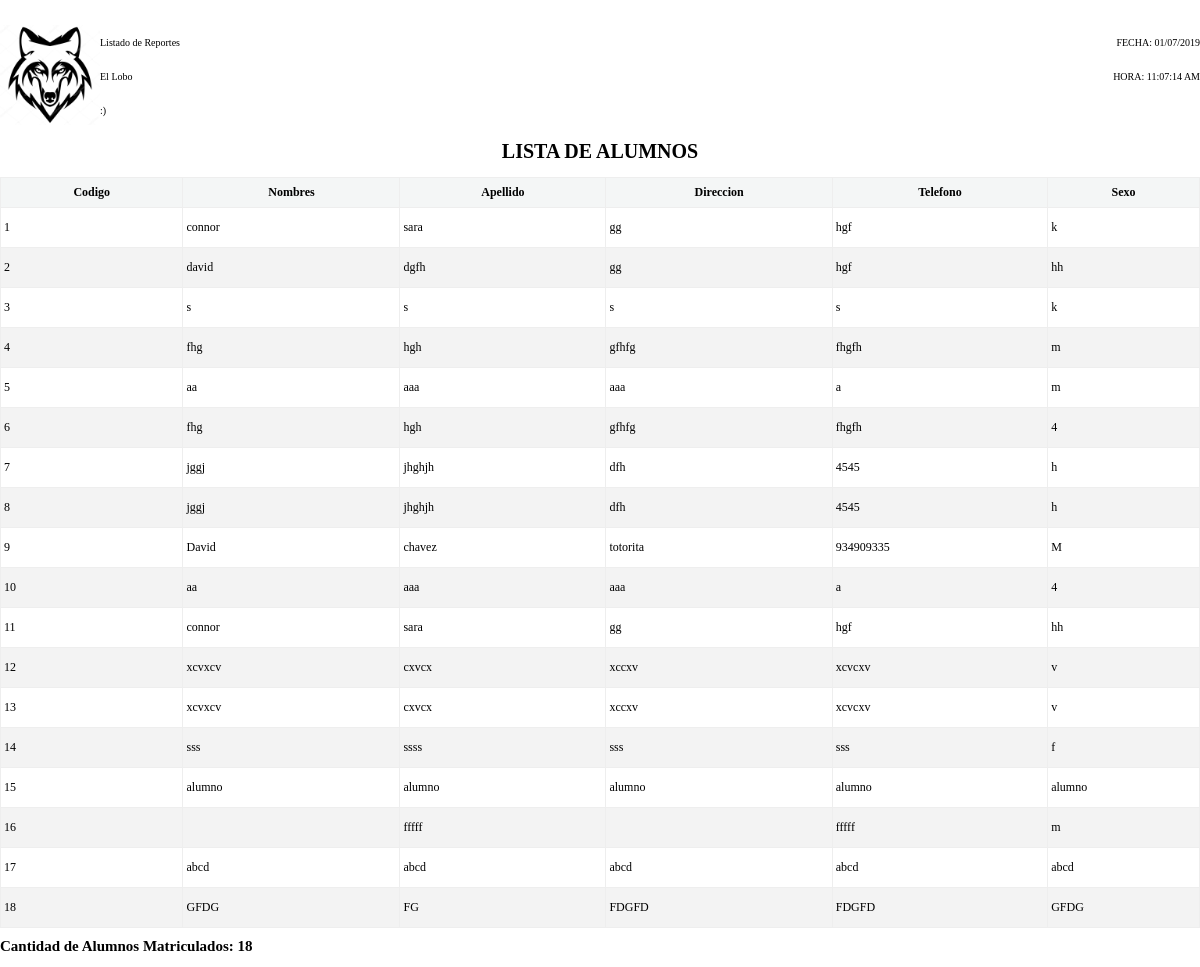
Before: /app/views/list-reporte.php with the older database file.
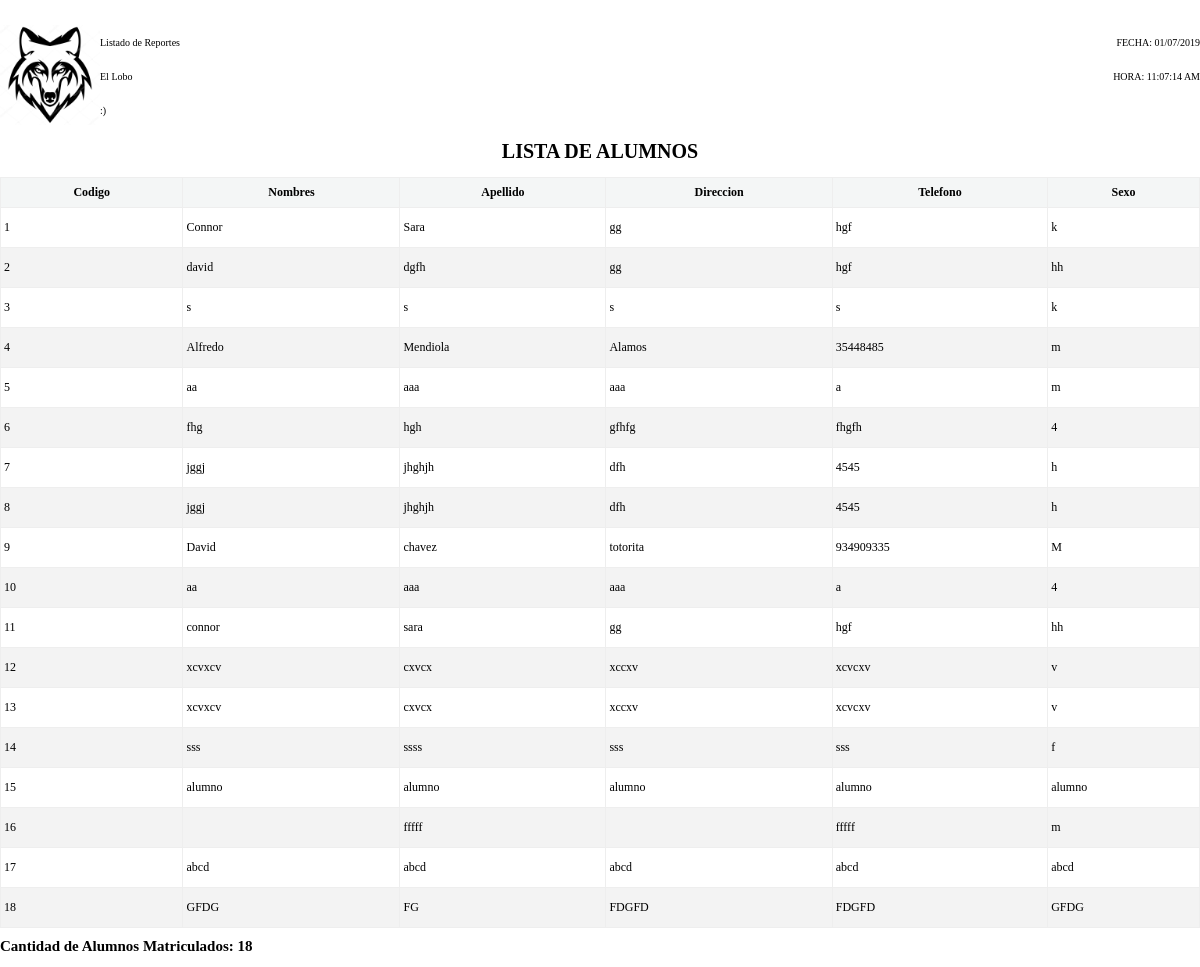
After: the same page with the newer database file.
### tables this page shows
CREATE TABLE `alumno`  (
  `id` int(11) NOT NULL AUTO_INCREMENT,
  `dni` varchar(50) NOT NULL,
  `apellido` varchar(50) NOT NULL,
  `nombre` varchar(50) NOT NULL,
  `telefono` varchar(50) NOT NULL,
  `Direccion` varchar(50) NOT NULL,
  `idDepa` int(11) NOT NULL,
  `idProv` int(11) NOT NULL,
  `idDist` int(11) NOT NULL,
  `Sexo` varchar(50) NOT NULL,
  `correo` varchar(255) NOT NULL,
  `clave` varchar(100) NOT NULL,
  `idRol` int(11) NULL DEFAULT NULL,
  PRIMARY KEY (`id`) USING BTREE,
  INDEX `fk_alumno_rol`(`idRol`) USING BTREE,
  CONSTRAINT `fk_alumno_rol` FOREIGN KEY (`idRol`) REFERENCES `rol` (`idRol`) ON DELETE CASCADE ON UPDATE CASCADE
);

### app/models/crud.php (called while the page is built, shortened)
<?php
class crud {
public function Listar(){
    $cn=new ClassConexion();
    $mysqli=$cn->Conectar();
    $sql=$mysqli->prepare("call sp_listar_alumno()");
    $sql->execute();
    $array=[];
    if($sql->{'error'}==''){
    	$result=$sql->get_result();
        while($myrow=$result->fetch_assoc()){
    		$array[]=$myrow;
    	}
    	$res=$array;
    }else{
    	$res=$sql->{'error'};
    }
    return $res;
}
}
?>

### app/controllers/listar-controller.php (called while the page is built, shortened)
<?php
 require  '../models/crud.php';
$crud=new crud();
$res1= $crud->Listar();
?>

### app/views/list-reporte.php (the view, shortened to what this page needs)
<?php require  '../controllers/listar-controller.php';  ?>
<!DOCTYPE html>
<html>
<head>
	<link rel="stylesheet" type="text/css" href="../../public/style/css/estilos/reporte.css">
</head>
<body>
<table class='table-header' >
                        <tr>
                            <td rowspan="3" style='width:45px;'>
                                <img src="../../public/img/lob.jpg" height='100px'>
                            </td>
                            <td>
                              Listado de Reportes
                            </td>
                            <td class="right">
                                <?php echo "FECHA: ".date("d/m/Y") ?>
                            </td>
                        </tr>
                        <tr>
                            <td>El Lobo</td>
                            <td class="right">
                                <?php echo "HORA: ".date("h:m:s A")?>
                            </td>
                        </tr>
                        <tr>
                            <td>:)</td>
                            <td></td>
                        </tr>
                    </table>
                    <h1 align="center">
                        <?php echo "LISTA DE ALUMNOS "?>
                    </h1>
<table class="tabla-boleta" style="text-align:left" border=1 >
		<thead>
			<tr>
				<th >Codigo</th>
				<th >Nombres</th>
				<th >Apellido</th>
				<th >Direccion</th>
				<th>Telefono</th>
				<th >Sexo</th>
			</tr>
		</thead>
		<tbody>
			<?php $SDatos=sizeof($res1);
    $count=0;
    if($SDatos>0){
			 foreach ($res1 as $value) { $count++; ?>
				<tr>
					<td> <?php echo $count ?> </td>
					<td ><?php echo $value['nombre']?></td>
					<td ><?php echo $value['apellido']?></td>
					<td ><?php echo $value['direccion']?></td>
					<td ><?php echo $value['telefono']?></td>
					<td ><?php echo $value['Sexo']?></td>
				</tr>
				<?php  }
			}else{ ?>
				<tr>
				<td colspan=6  align=center> Sin Datos </td>
			</tr>
			<?php  }?>
		</tbody>
	</table>
	<h2 style="margin-top:10px">Cantidad de Alumnos Matriculados: <?php echo $count;?></h2>
</body>
</html>

### public/style/css/estilos/reporte.css (style rules this page uses)
body { font-size: 10px; line-height: normal; font-family: SansSerif; margin: 0; padding: 0; }
.tabla-boleta { border-collapse: collapse; border-spacing: 0; width: 100%; text-align: center; border: none; margin-top:10px; }
.tabla-boleta thead tr th { text-align:center; background: rgb(244, 246, 246); font-size: 8px; padding-top:5px; padding-bottom:5px; }
.tabla-boleta tbody tr { height:40px; }
.tabla-boleta tbody tr td { font-size: 8px; vertical-align:middle; }
.table-header { border-collapse: collapse; border-spacing: 0; width: 100%; border: none; margin-top:25px; margin-bottom:0; }
.table-header tr td { padding:0; }
.right { text-align:right; }
h2 { padding-top:0; margin-top:0; }

### app/views/list-reporte.php (style rules this page uses)
.tabla-boleta thead tr th { font-size:12px; padding:7px; }
.tabla-boleta tbody tr td { font-size:12px; padding:3px; }
.tabla-boleta tr:nth-child(even) { background-color: #f2f2f2e3; }

Changed rows visible on the page:
changed alumno: nombre "connor" → "Connor"; apellido "sara" → "Sara"
changed alumno: nombre "fhg" → "Alfredo"; apellido "hgh" → "Mendiola"; Direccion "gfhfg" → "Alamos"; telefono "fhgfh" → "35448485"
